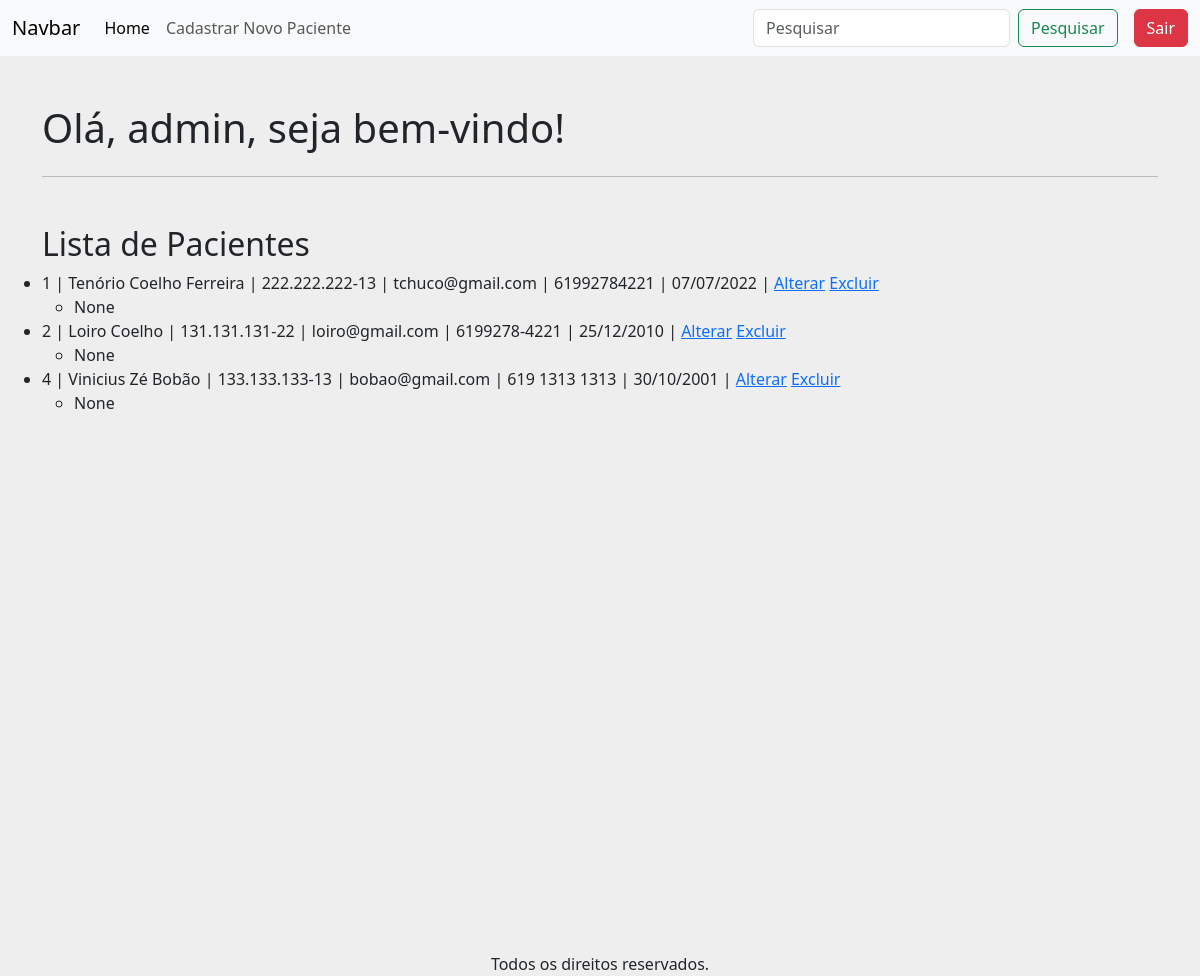
The app's page / (signed in) with its own data.
### apps/crud/models.py (models this page shows, shortened)
class Paciente(models.Model):
    codigo_paciente = models.AutoField(primary_key=True)
    nome = models.CharField(null=False, blank=False)
    cpf = models.CharField(max_length=14, unique=True, null=False, blank=False)
    email = models.EmailField(unique=True, null=False, blank=False)
    telefone = models.CharField(max_length=15, null=False, blank=False)
    data_nascimento = models.DateField(null=False, blank=False)
    sintomas = models.TextField(null=True, blank=True)

### apps/crud/views.py (the view)
# urls.py: path('', views.index, name='index'),
@login_required
def index(request):
    pacientes = Paciente.objects.all()
    return render(request, "index.html", {'pacientes':pacientes})

### apps/crud/templates/index.html (shortened to what this page needs)
{% extends 'base-crud.html' %}
{% block content %}
    <div class="row mt-5">
        <h1>Olá, {{ user.username }}, seja bem-vindo!</h1>
    </div>
    <hr>
    <div class="row mt-5">
        <h2>Lista de Pacientes</h2>
        <ul>
            {% for paciente in pacientes %}
                <li>
                    {{ paciente.codigo_paciente }} |
                    {{ paciente.nome }} |
                    {{ paciente.cpf }} |
                    {{ paciente.email }} |
                    {{ paciente.telefone }} |
                    {{ paciente.data_nascimento|date:"d/m/Y" }} |
                    <a href="{% url 'alterar_paciente' paciente.codigo_paciente %}">Alterar</a>
                    <a href="{% url 'excluir_paciente' paciente.codigo_paciente %}">Excluir</a>
                    <ul>
                        <li>
                            {{ paciente.sintomas }}
                        </li>
                    </ul>
                </li>
            {% empty %}
            <li>Nenhum paciente cadastrado.</li>
            {% endfor %}
        </ul>
    </div>
{% endblock %}

### records on screen
Paciente: codigo_paciente "1", nome "Tenório Coelho Ferreira", cpf "222.222.222-13", email "tchuco@gmail.com", telefone "61992784221", data_nascimento "07/07/2022", sintomas "None"
Paciente: codigo_paciente "2", nome "Loiro Coelho", cpf "131.131.131-22", email "loiro@gmail.com", telefone "6199278-4221", data_nascimento "25/12/2010", sintomas "None"
Paciente: codigo_paciente "4", nome "Vinicius Zé Bobão", cpf "133.133.133-13", email "bobao@gmail.com", telefone "619 1313 1313", data_nascimento "30/10/2001", sintomas "None"

### other values on screen
{{ user.username }} "admin"
